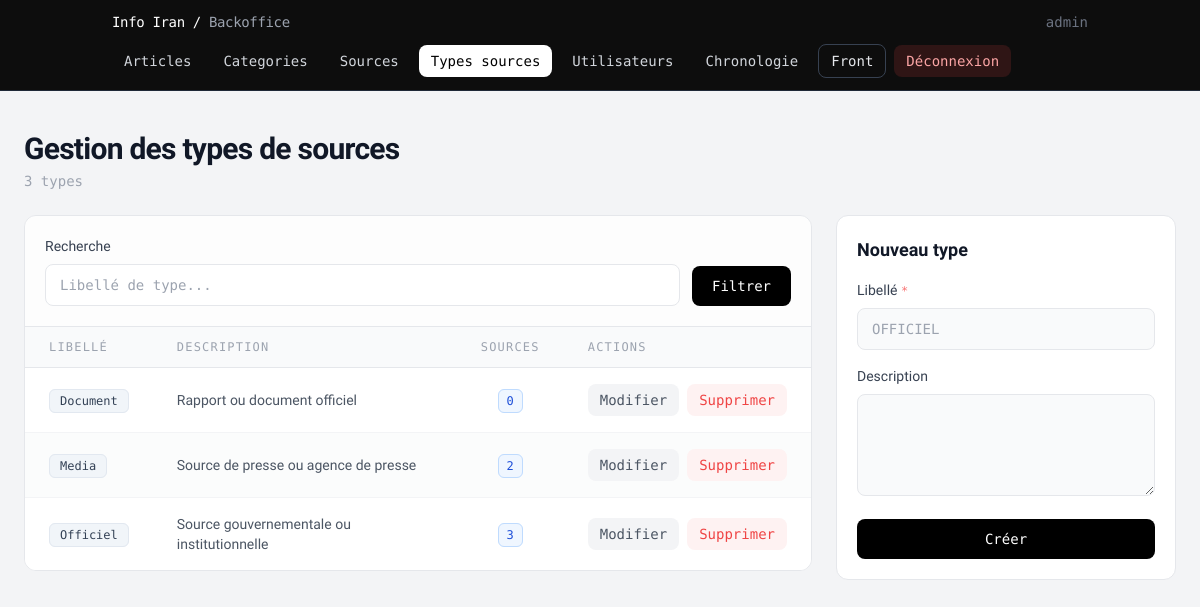
The app's page /pages/articles/backoffice_types_sources.php (signed in) with its own data.
### tables this page shows
CREATE TABLE type_sources (
    id          INT PRIMARY KEY AUTO_INCREMENT,
    libelle     VARCHAR(50) NOT NULL UNIQUE,
    description TEXT
);

### models/Database.php (called while the page is built, shortened)
<?php
class Database
{
    private static $instance = null;
    private $pdo;
    private function __construct()
    {
        $host = getenv('DB_HOST') ?: '127.0.0.1';
        $db   = getenv('DB_NAME') ?: 'info_actualite';
        $user = getenv('DB_USER') ?: 'actualite_user';
        $pass = getenv('DB_PASS') ?: 'secret_pw';
        $charset = 'utf8mb4';
        $dsn = "mysql:host={$host};dbname={$db};charset={$charset}";
        $options = [
            PDO::ATTR_ERRMODE => PDO::ERRMODE_EXCEPTION,
            PDO::ATTR_DEFAULT_FETCH_MODE => PDO::FETCH_ASSOC,
            PDO::ATTR_EMULATE_PREPARES => false,
        ];
        $this->pdo = new PDO($dsn, $user, $pass, $options);
    }
    public static function getInstance()
    {
        if (self::$instance === null) {
            self::$instance = new self();
        }
        return self::$instance;
    }
    public function getConnection()
    {
        return $this->pdo;
    }
}

### controllers/BackofficeController.php (called while the page is built, shortened)
<?php
require_once __DIR__ . '/../models/Database.php';
class BackofficeController
{
    private \PDO $db;
    public function __construct()
    {
        $this->db = Database::getInstance()->getConnection();
    }
    public function listTypeSourcesPaginated(int $perPage, int $offset, string $q = ''): array
    {
        $params = [];
        $wc = '';
        $stmtC = $this->db->prepare("SELECT COUNT(*) FROM type_sources ts {$wc}");
        $stmtC->execute($params);
        $total = (int) $stmtC->fetchColumn();
        $sql = "
            SELECT ts.id, ts.libelle, ts.description,
                   (SELECT COUNT(*) FROM sources s WHERE s.id_type_source = ts.id) AS nb_sources
            FROM type_sources ts
            {$wc}
            ORDER BY ts.libelle ASC
            LIMIT :lim OFFSET :off
        ";
        $stmt = $this->db->prepare($sql);
        $stmt->bindValue(':lim', $perPage, \PDO::PARAM_INT);
        $stmt->bindValue(':off', $offset, \PDO::PARAM_INT);
        $stmt->execute();
        return ['total' => $total, 'rows' => $stmt->fetchAll(\PDO::FETCH_ASSOC)];
    }
}

### pages/articles/backoffice_types_sources.php (the view, shortened to what this page needs)
<?php
require_once __DIR__ . '/../../controllers/BackofficeController.php';
require_once __DIR__ . '/partials/backoffice_nav.php';
$controller = new BackofficeController();
$perPage = 15;
$page = max(1, intval($_GET['page'] ?? 1));
$offset = ($page - 1) * $perPage;
$q = trim($_GET['q'] ?? '');
$result = $controller->listTypeSourcesPaginated($perPage, $offset, $q);
$rows = $result['rows'];
$total = $result['total'];
$editType = null;
?>
<!DOCTYPE html>
<html lang="fr">
<head>
</head>
<body class="bg-gray-100 min-h-screen">
<main class="container mx-auto px-6 py-10 max-w-[90rem]">
    <div class="mb-6 flex items-start justify-between gap-4">
        <div>
            <h1 class="text-3xl font-semibold text-gray-900 tracking-tight">Gestion des types de sources</h1>
            <p class="mono text-sm text-gray-400 mt-1">
                <?= $total ?> type<?= $total > 1 ? 's' : '' ?>
            </p>
        </div>
    </div>
    <div class="lg:grid lg:grid-cols-[1fr_340px] gap-6 items-start">
        <section class="bg-white border border-gray-200 rounded-xl overflow-hidden">
            <form method="GET" action="/backoffice/types-sources" class="p-5 border-b border-gray-200 bg-gray-50/40 flex gap-3 items-end">
                <div class="flex-1 min-w-[180px]">
                    <label class="block text-sm font-medium text-gray-700 mb-2">Recherche</label>
                    <input type="text" name="q" value="<?= htmlspecialchars($q) ?>" placeholder="Libellé de type..."
                           class="w-full mono text-sm px-3.5 py-2.5 border border-gray-200 rounded-lg bg-white focus:border-gray-400 focus:outline-none transition-colors">
                </div>
                <button type="submit" class="mono text-sm font-medium bg-black text-white px-5 py-2.5 rounded-lg hover:bg-gray-800 transition-colors">Filtrer</button>
            </form>
            <?php if (empty($rows)): ?>
                <div class="px-6 py-20 text-center mono text-base text-gray-400">Aucun type de source trouvé.</div>
            <?php else: ?>
                <div class="overflow-x-auto">
                    <table class="w-full text-left border-collapse">
                        <thead>
                            <tr class="bg-gray-50 border-b border-gray-200 mono text-xs text-gray-400 uppercase tracking-widest">
                                <th class="px-6 py-3 font-normal">Libellé</th>
                                <th class="px-6 py-3 font-normal">Description</th>
                                <th class="px-6 py-3 font-normal text-center">Sources</th>
                                <th class="px-6 py-3 font-normal">Actions</th>
                            </tr>
                        </thead>
                        <tbody class="divide-y divide-gray-100">
                            <?php foreach ($rows as $i => $row): ?>
                                <tr class="hover:bg-blue-50/30 transition-colors <?= $i % 2 === 1 ? 'bg-gray-50/60' : 'bg-white' ?>">
                                    <td class="px-6 py-4">
                                        <span class="mono text-xs bg-slate-100 text-slate-700 border border-slate-200 px-2.5 py-1 rounded-md">
                                            <?= htmlspecialchars($row['libelle']) ?>
                                        </span>
                                    </td>
                                    <td class="px-6 py-4 text-sm text-gray-600"><?= htmlspecialchars(mb_strimwidth(trim((string) ($row['description'] ?? '')), 0, 90, '…')) ?: '—' ?></td>
                                    <td class="px-6 py-4 text-center">
                                        <span class="mono text-xs px-2 py-1 rounded-md bg-blue-50 border border-blue-200 text-blue-700">
                                            <?= (int) $row['nb_sources'] ?>
                                        </span>
                                    </td>
                                    <td class="px-6 py-4">
                                        <div class="flex items-center gap-2">
                                            <a href="/backoffice/types-sources?edit=<?= (int) $row['id'] ?><?= $q !== '' ? '&q=' . urlencode($q) : '' ?>" class="mono text-sm text-gray-600 bg-gray-100 hover:bg-gray-200 px-3 py-1.5 rounded-lg transition-colors">Modifier</a>
                                            <form method="POST" action="/backoffice/gestion/traitement" onsubmit="return confirm('Supprimer ce type de source ?');">
                                                <button type="submit" class="mono text-sm text-red-500 bg-red-50 hover:bg-red-100 px-3 py-1.5 rounded-lg transition-colors">Supprimer</button>
                                            </form>
                                        </div>
                                    </td>
                                </tr>
                            <?php endforeach; ?>
                        </tbody>
                    </table>
                </div>
            <?php endif; ?>
        </section>
        <aside class="sticky top-20 bg-white border border-gray-200 rounded-xl p-5">
            <?php if (!$editType): ?>
                <h2 class="text-lg font-semibold text-gray-900 mb-4">Nouveau type</h2>
                <form method="POST" action="/backoffice/gestion/traitement" class="space-y-4">
                    <div>
                        <label class="block text-sm font-medium text-gray-700 mb-2">Libellé <span class="mono text-xs text-red-400">*</span></label>
                        <input type="text" name="libelle" required placeholder="OFFICIEL"
                               class="w-full mono text-sm px-3.5 py-2.5 border border-gray-200 rounded-lg bg-gray-50 focus:bg-white focus:border-gray-400 focus:outline-none transition-colors">
                    </div>
                    <div>
                        <label class="block text-sm font-medium text-gray-700 mb-2">Description</label>
                        <textarea name="description" rows="4" class="w-full mono text-sm px-3.5 py-2.5 border border-gray-200 rounded-lg bg-gray-50 focus:bg-white focus:border-gray-400 focus:outline-none transition-colors"></textarea>
                    </div>
                    <button type="submit" class="w-full mono text-sm font-medium bg-black text-white px-4 py-2.5 rounded-lg hover:bg-gray-800 transition-colors">Créer</button>
                </form>
            <?php endif; ?>
        </aside>
    </div>
</main>
</body>
</html>

### records on screen
type_sources: libelle "Document", description "Rapport ou document officiel", nb_sources "0"
type_sources: libelle "Media", description "Source de presse ou agence de presse", nb_sources "2"
type_sources: libelle "Officiel", description "Source gouvernementale ou institutionnelle", nb_sources "3"

### other values on screen
$username "admin"
$link['label'] "Articles"
$link['label'] "Categories"
$link['label'] "Sources"
$link['label'] "Types sources"
$link['label'] "Utilisateurs"
$link['label'] "Chronologie"
$total "3"
